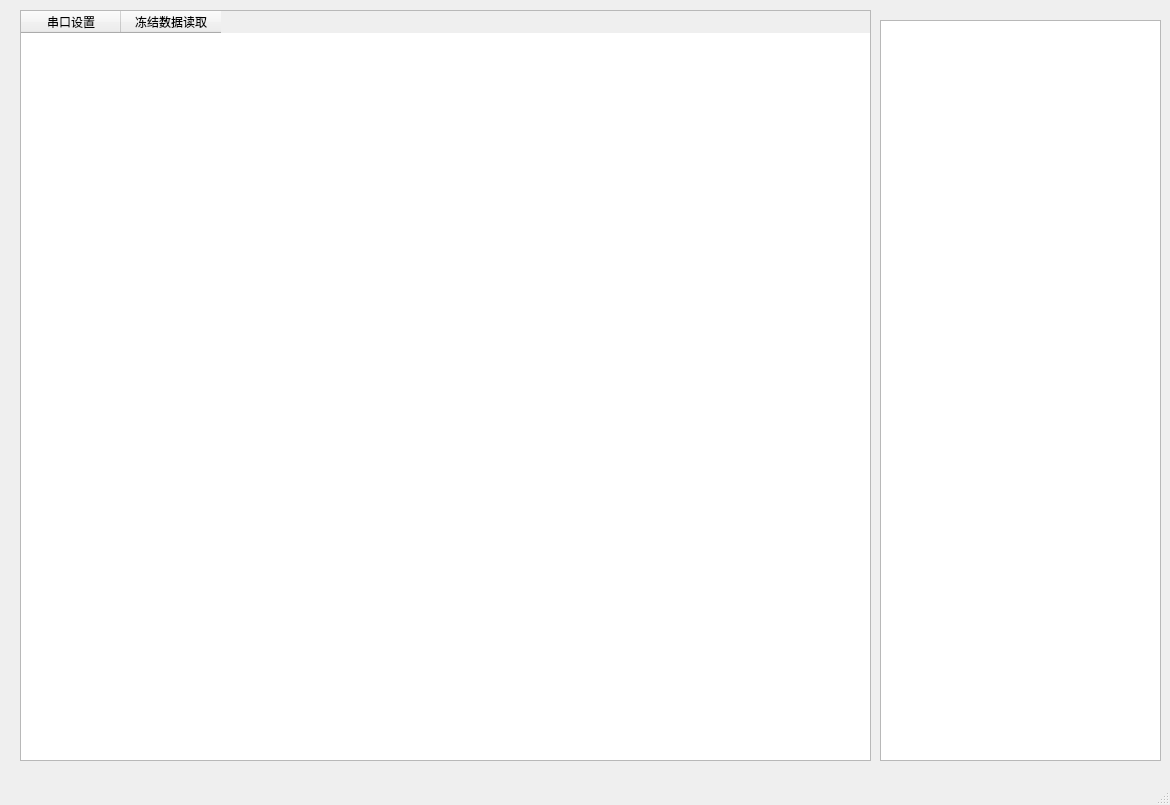
<?xml version="1.0" encoding="UTF-8"?>
<ui version="4.0">
 <class>MainWindow</class>
 <widget class="QMainWindow" name="MainWindow">
  <property name="geometry">
   <rect>
    <x>0</x>
    <y>0</y>
    <width>1170</width>
    <height>805</height>
   </rect>
  </property>
  <property name="windowTitle">
   <string>MainWindow</string>
  </property>
  <widget class="QWidget" name="centralwidget">
   <widget class="QTableWidget" name="tableWidget">
    <property name="geometry">
     <rect>
      <x>20</x>
      <y>10</y>
      <width>851</width>
      <height>751</height>
     </rect>
    </property>
    <column>
     <property name="text">
      <string>串口设置</string>
     </property>
    </column>
    <column>
     <property name="text">
      <string>冻结数据读取</string>
     </property>
    </column>
   </widget>
   <widget class="QTextBrowser" name="textBrowser">
    <property name="geometry">
     <rect>
      <x>880</x>
      <y>20</y>
      <width>281</width>
      <height>741</height>
     </rect>
    </property>
   </widget>
  </widget>
  <widget class="QMenuBar" name="menubar">
   <property name="geometry">
    <rect>
     <x>0</x>
     <y>0</y>
     <width>1170</width>
     <height>26</height>
    </rect>
   </property>
  </widget>
  <widget class="QStatusBar" name="statusbar"/>
 </widget>
 <resources/>
 <connections/>
</ui>
